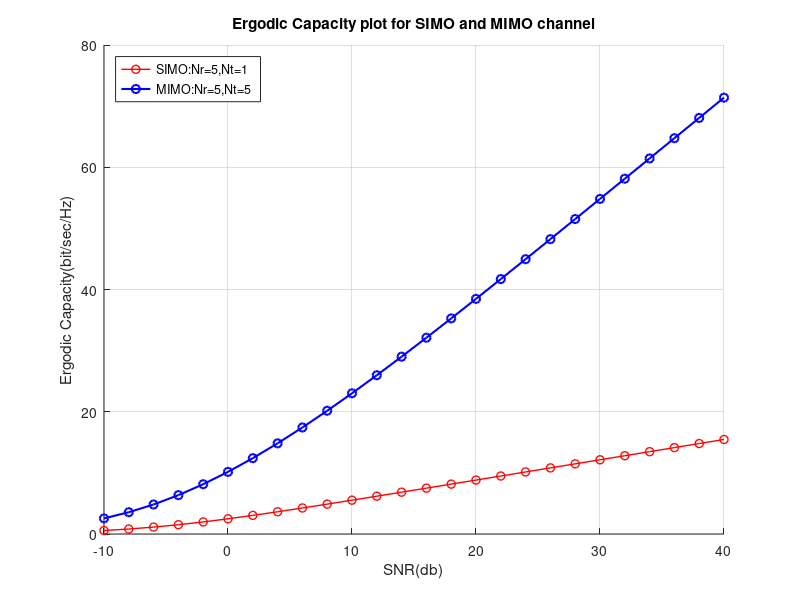

Reproduce this figure in MATLAB.
clc;clear all;
%in this section parameter given or assume by myself

SNR=-10:2:40;              %This SNR is in db given in problem
x=10.^((SNR/10));         %But in Capacity formula SNR is not in db,
Nr=5;                      %Given in question we take total 5 number of receiving antenna
Nt=5;                     %Given in question we take total 5 number of receiving antenna
v=1/2;
sum=0;
sum1=0;
N=1000;                %i take total iteration 1000




%% (Problem 1) calculation of capacity of SIMO channel total rx. antenna is 5 and single transmitting antenna
for j=1:N  %this loop is used for calculation of expectation
h=(sqrt(v))*(randn(Nr,1)+1i*randn(Nr,1)); %in question given take     
for i = 1:length(x)
    Capacity_SIMO(i) = (log2(1+((norm(h,2)^(2))*x(i))));
    
end
a{j}=Capacity_SIMO';
 sum=sum+a{j};
end
Ergodic_Capacity_SIMO=sum/N;%we find expectation of Capacity of SIMO




%% (Problem 2) Capacity of MIMO channel total rx. antenna is 5 and 5 transmitting antenna used.
for j=1:N   %this loop is used for calculation of expectation
h=(sqrt(v))*(randn(Nr,Nt)+1i*randn(Nr,Nt)); %in question given take
for i = 1:length(x)      %this loop is used for calculation of capacity at diiferent SNR value
    Capacity_MIMO(i) = log2(det(eye(Nr)+h*h'*x(i)));
    
end
a1{j}=Capacity_MIMO';
 sum1=sum1+a1{j};
end
Ergodic_Capacity_MIMO=real(sum1/N);



%%  plotting of graph and marking the parameter
hold on;
plot(SNR,Ergodic_Capacity_SIMO,"r-o","linewidth",1);
plot(SNR,Ergodic_Capacity_MIMO,"b-o","linewidth",1.5);
grid;
xlabel("SNR(db)");
ylabel("Ergodic Capacity(bit/sec/Hz)");
title("Ergodic Capacity plot for SIMO and MIMO channel")
legend("SIMO:Nr=5,Nt=1","MIMO:Nr=5,Nt=5","location","northwest")

